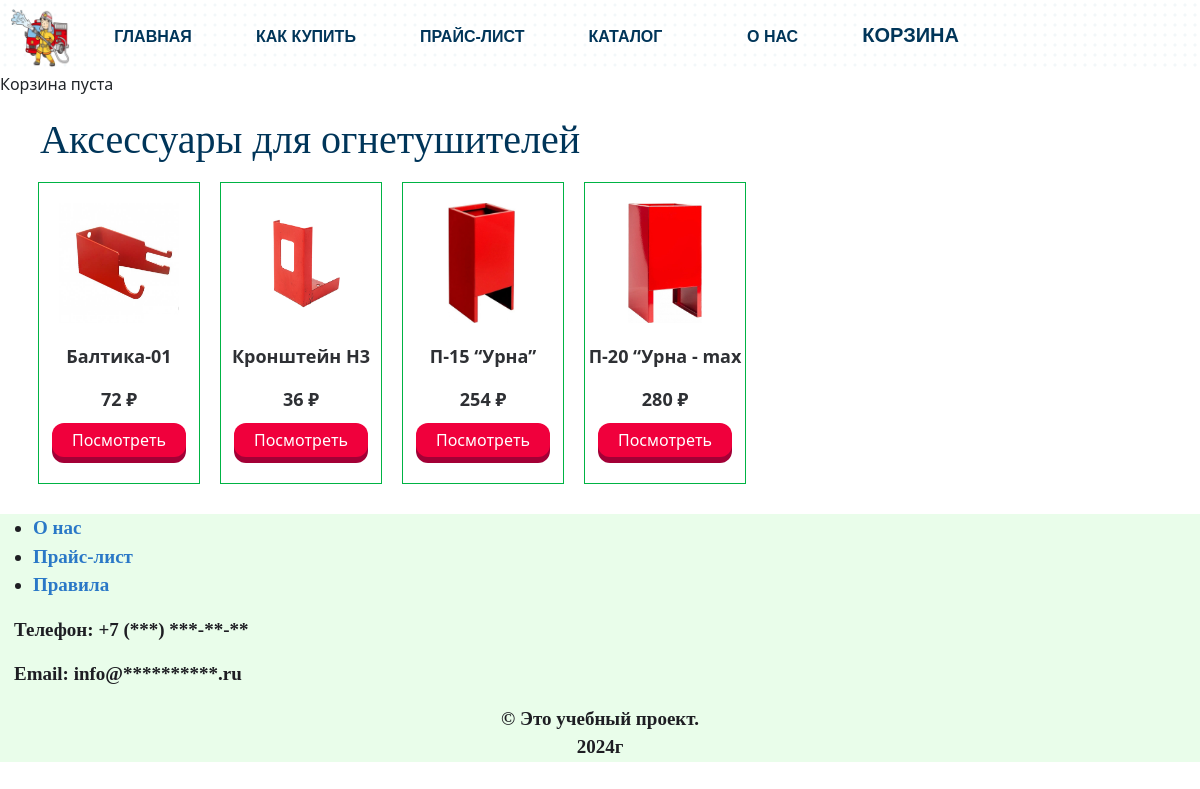
The app's page /aksesuar_dlya-ognetushitelya/ with its own data.
### shop/models.py (models this page shows, shortened)
class Category(models.Model):                         # категория
    name = models.CharField(
        max_length=100,
        unique=True,
        verbose_name='Категории товара'
    )
    slug = models.SlugField(
        max_length=100,
        unique=True,
        verbose_name='URL-категории товара'
    )
    class Meta:
        ordering = ['name']
        verbose_name = 'Категория товара'
        verbose_name_plural = 'Категории товаров'
    def get_absolute_url(self):
        return reverse(
            'shop:product_list_by_category',
            args=[self.slug]
        )

class Product(models.Model):
    name = models.CharField(max_length=100, verbose_name='Наименование')  # наименование
    product_code = models.IntegerField(default=0, verbose_name='Код товара')  # код товара
    price = models.DecimalField(max_digits=7, decimal_places=0, verbose_name='Цена')  # цена
    image = models.ImageField(upload_to='product_img', verbose_name='Фото')  # адреса картинок
    description = models.TextField(blank=True, verbose_name='Описание')  # описание
    created_at = models.DateTimeField(auto_now_add=True, verbose_name='Создание товара')  # создание товара
    updated_at = models.DateTimeField(auto_now=True, verbose_name='Изменение товара')  # изменение товара (описания или изменение цены)
    available = models.BooleanField(default=True, verbose_name='Наличие товара')  # товар доступен или нет
    slug = models.SlugField(max_length=100, unique=True, verbose_name='URL-товара')  # для ссылок поисковых машин
    category = models.ForeignKey(
        Category,
        on_delete=models.CASCADE,
        verbose_name='Категория товара'
    )
    construction = models.ForeignKey(
        ProductConstruction,
        on_delete=models.CASCADE,
        blank=True,
        null=True,
        verbose_name='Конструкция товара'
    )
    fire_class = models.ForeignKey(
        ProductFireclass,
        on_delete=models.CASCADE,
        null=True,
        blank=True,
        verbose_name='Класс пожара'
    )
    usage = models.ForeignKey(
        ProductUsage,
        on_delete=models.CASCADE,
        verbose_name='Применение товара'
    )
    rang_model_hearth = models.ForeignKey(
        ProductRangModelHearth,
        on_delete=models.CASCADE,
        null=True,
        blank=True,
        verbose_name='Модельный очаг пожара'
    )
    product_type = models.ForeignKey(
        ProductType,
        on_delete=models.CASCADE,
        verbose_name='Тип товара'
    )
    class Meta:
        ordering = ['name']
        verbose_name = 'Товара'
        verbose_name_plural = 'Все товары'
    def get_absolute_url(self):
        return reverse(
            'shop:product_detail',
            args=[self.id, self.slug]
        )

### shop/views.py (the view)
# urls.py: path('', views.product_list, name='product_list'),
def product_list(request, category_slug=None):
    category = None
    categories = Category.objects.all()
    products = Product.objects.filter(available=True)
    if category_slug:
        category = get_object_or_404(Category, slug=category_slug)
        products = products.filter(category=category)
    return render(
        request,
        'shop/product/list.html',
        {
            'category': category,
            'categories': categories,
            'products': products
        }
    )

### cart/cart.py (called while the page is built)
    def __len__(self):
        return sum(item['quantity'] for item in self.cart.values())

### cart/context_processors.py (called while the page is built)
def cart(request):
    return {'cart': Cart(request)}

### shop/templates/shop/product/list.html (shortened to what this page needs)
{% extends "shop/base.html" %}
{% load static %}
{% block content %}
  <div class="content">
    <div id="main" class="product-list">
      <h1>{% if category %}{{ category.name }}{% else %}Все товары{% endif %}</h1>
    </div>
    <div class="gallery">
      {% for product in products %}
        <div style="border: 1px #00B344 solid; margin:10px 10px;">
          <a href="{{ product.image.url }}">
            <img src="{% if product.image %}{{ product.image.url }}{% else %}{% static "images/no_image.png" %}{% endif %}" alt="{{ product.name }}">
          </a>
          <div class="item">
            <p href="">{{ product.name }}</p>
            <p>{{ product.price }} ₽</p>
            <a href="{{ product.get_absolute_url }}"><button class="pushable">
              <span class="front">Посмотреть</span>
            </button></a>
          </div>
        </div>
        {% endfor %}
    </div>
  </div>
{% endblock %}

### shop/static/css/style_base.css (style rules this page uses)
* { box-sizing: border-box; }

### shop/static/css/style_product_detail.css (style rules this page uses)
a:link { text-decoration: none; color: #2a78c7; }

### shop/static/css/style_product_list.css (style rules this page uses)
.content { margin-left: 20px; color: #003559; }
.product-list { margin-top: 20px; font-size: 10px; font-family: 'Calibri', serif; }
.gallery { display: flex; flex-wrap: wrap; width: 100vw; transform: translateX(-1%); }
.gallery img { width: 120px; height: 120px; margin: 20px; }
.item { color: #2e3034; text-align: center; font-size: 18px; font-weight: 700; }
.pushable { background: hsl(340deg 100% 32%); border-radius: 12px; border: none; padding: 0; cursor: pointer; outline-offset: 4px; margin-bottom: 20px; }
.front { display: block; padding: 5px 20px; border-radius: 12px; font-size: 1rem; background: hsl(345deg 100% 47%); color: white; transform: translateY(-6px); }

### records on screen
Category: name "Аксеcсуары для огнетушителей"
Product: image (picture), name "Балтика-01", price "72"
Product: image (picture), name "Кронштейн H3", price "36"
Product: image (picture), name "П-15 “Урна”", price "254"
Product: image (picture), name "П-20 “Урна - max", price "280"
